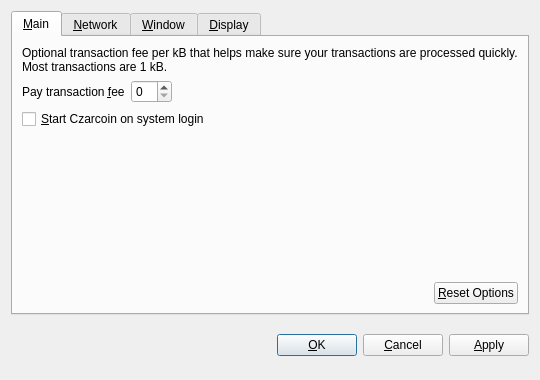
<?xml version="1.0" encoding="UTF-8"?>
<ui version="4.0">
 <class>OptionsDialog</class>
 <widget class="QDialog" name="OptionsDialog">
  <property name="geometry">
   <rect>
    <x>0</x>
    <y>0</y>
    <width>540</width>
    <height>380</height>
   </rect>
  </property>
  <property name="windowTitle">
   <string>Options</string>
  </property>
  <property name="modal">
   <bool>true</bool>
  </property>
  <layout class="QVBoxLayout" name="verticalLayout">
   <item>
    <widget class="QTabWidget" name="tabWidget">
     <property name="tabPosition">
      <enum>QTabWidget::North</enum>
     </property>
     <property name="currentIndex">
      <number>0</number>
     </property>
     <widget class="QWidget" name="tabMain">
      <attribute name="title">
       <string>&amp;Main</string>
      </attribute>
      <layout class="QVBoxLayout" name="verticalLayout_Main">
       <item>
        <widget class="QLabel" name="transactionFeeInfoLabel">
         <property name="text">
          <string>Optional transaction fee per kB that helps make sure your transactions are processed quickly. Most transactions are 1 kB.</string>
         </property>
         <property name="textFormat">
          <enum>Qt::PlainText</enum>
         </property>
         <property name="wordWrap">
          <bool>true</bool>
         </property>
        </widget>
       </item>
       <item>
        <layout class="QHBoxLayout" name="horizontalLayout_1_Main">
         <item>
          <widget class="QLabel" name="transactionFeeLabel">
           <property name="text">
            <string>Pay transaction &amp;fee</string>
           </property>
           <property name="textFormat">
            <enum>Qt::PlainText</enum>
           </property>
           <property name="buddy">
            <cstring>transactionFee</cstring>
           </property>
          </widget>
         </item>
         <item>
          <widget class="BitcoinAmountField" name="transactionFee"/>
         </item>
         <item>
          <spacer name="horizontalSpacer_1_Main">
           <property name="orientation">
            <enum>Qt::Horizontal</enum>
           </property>
           <property name="sizeHint" stdset="0">
            <size>
             <width>40</width>
             <height>20</height>
            </size>
           </property>
          </spacer>
         </item>
        </layout>
       </item>
       <item>
        <widget class="QCheckBox" name="bitcoinAtStartup">
         <property name="toolTip">
          <string>Automatically start Czarcoin after logging in to the system.</string>
         </property>
         <property name="text">
          <string>&amp;Start Czarcoin on system login</string>
         </property>
        </widget>
       </item>
       <item>
        <spacer name="verticalSpacer_Main">
         <property name="orientation">
          <enum>Qt::Vertical</enum>
         </property>
         <property name="sizeHint" stdset="0">
          <size>
           <width>20</width>
           <height>40</height>
          </size>
         </property>
        </spacer>
       </item>
       <item>
        <layout class="QHBoxLayout" name="horizontalLayout_2_Main">
         <item>
          <spacer name="horizontalSpacer_2_Main">
           <property name="orientation">
            <enum>Qt::Horizontal</enum>
           </property>
           <property name="sizeHint" stdset="0">
            <size>
             <width>40</width>
             <height>20</height>
            </size>
           </property>
          </spacer>
         </item>
         <item>
          <widget class="QPushButton" name="resetButton">
           <property name="toolTip">
            <string>Reset all client options to default.</string>
           </property>
           <property name="text">
            <string>&amp;Reset Options</string>
           </property>
           <property name="autoDefault">
            <bool>false</bool>
           </property>
          </widget>
         </item>
        </layout>
       </item>
      </layout>
     </widget>
     <widget class="QWidget" name="tabNetwork">
      <attribute name="title">
       <string>&amp;Network</string>
      </attribute>
      <layout class="QVBoxLayout" name="verticalLayout_Network">
       <item>
        <widget class="QCheckBox" name="mapPortUpnp">
         <property name="toolTip">
          <string>Automatically open the Czarcoin client port on the router. This only works when your router supports UPnP and it is enabled.</string>
         </property>
         <property name="text">
          <string>Map port using &amp;UPnP</string>
         </property>
        </widget>
       </item>
       <item>
        <widget class="QCheckBox" name="connectSocks">
         <property name="toolTip">
          <string>Connect to the Czarcoin network through a SOCKS proxy (e.g. when connecting through Tor).</string>
         </property>
         <property name="text">
          <string>&amp;Connect through SOCKS proxy:</string>
         </property>
        </widget>
       </item>
       <item>
        <layout class="QHBoxLayout" name="horizontalLayout_Network">
         <item>
          <widget class="QLabel" name="proxyIpLabel">
           <property name="text">
            <string>Proxy &amp;IP:</string>
           </property>
           <property name="textFormat">
            <enum>Qt::PlainText</enum>
           </property>
           <property name="buddy">
            <cstring>proxyIp</cstring>
           </property>
          </widget>
         </item>
         <item>
          <widget class="QValidatedLineEdit" name="proxyIp">
           <property name="maximumSize">
            <size>
             <width>140</width>
             <height>16777215</height>
            </size>
           </property>
           <property name="toolTip">
            <string>IP address of the proxy (e.g. 127.0.0.1)</string>
           </property>
          </widget>
         </item>
         <item>
          <widget class="QLabel" name="proxyPortLabel">
           <property name="text">
            <string>&amp;Port:</string>
           </property>
           <property name="textFormat">
            <enum>Qt::PlainText</enum>
           </property>
           <property name="buddy">
            <cstring>proxyPort</cstring>
           </property>
          </widget>
         </item>
         <item>
          <widget class="QLineEdit" name="proxyPort">
           <property name="maximumSize">
            <size>
             <width>55</width>
             <height>16777215</height>
            </size>
           </property>
           <property name="toolTip">
            <string>Port of the proxy (e.g. 9050)</string>
           </property>
          </widget>
         </item>
         <item>
          <widget class="QLabel" name="socksVersionLabel">
           <property name="text">
            <string>SOCKS &amp;Version:</string>
           </property>
           <property name="textFormat">
            <enum>Qt::PlainText</enum>
           </property>
           <property name="buddy">
            <cstring>socksVersion</cstring>
           </property>
          </widget>
         </item>
         <item>
          <widget class="QValueComboBox" name="socksVersion">
           <property name="toolTip">
            <string>SOCKS version of the proxy (e.g. 5)</string>
           </property>
          </widget>
         </item>
         <item>
          <spacer name="horizontalSpacer_Network">
           <property name="orientation">
            <enum>Qt::Horizontal</enum>
           </property>
           <property name="sizeHint" stdset="0">
            <size>
             <width>40</width>
             <height>20</height>
            </size>
           </property>
          </spacer>
         </item>
        </layout>
       </item>
       <item>
        <spacer name="verticalSpacer_Network">
         <property name="orientation">
          <enum>Qt::Vertical</enum>
         </property>
         <property name="sizeHint" stdset="0">
          <size>
           <width>20</width>
           <height>40</height>
          </size>
         </property>
        </spacer>
       </item>
      </layout>
     </widget>
     <widget class="QWidget" name="tabWindow">
      <attribute name="title">
       <string>&amp;Window</string>
      </attribute>
      <layout class="QVBoxLayout" name="verticalLayout_Window">
       <item>
        <widget class="QCheckBox" name="minimizeToTray">
         <property name="toolTip">
          <string>Show only a tray icon after minimizing the window.</string>
         </property>
         <property name="text">
          <string>&amp;Minimize to the tray instead of the taskbar</string>
         </property>
        </widget>
       </item>
       <item>
        <widget class="QCheckBox" name="minimizeOnClose">
         <property name="toolTip">
          <string>Minimize instead of exit the application when the window is closed. When this option is enabled, the application will be closed only after selecting Quit in the menu.</string>
         </property>
         <property name="text">
          <string>M&amp;inimize on close</string>
         </property>
        </widget>
       </item>
       <item>
        <spacer name="verticalSpacer_Window">
         <property name="orientation">
          <enum>Qt::Vertical</enum>
         </property>
         <property name="sizeHint" stdset="0">
          <size>
           <width>20</width>
           <height>40</height>
          </size>
         </property>
        </spacer>
       </item>
      </layout>
     </widget>
     <widget class="QWidget" name="tabDisplay">
      <attribute name="title">
       <string>&amp;Display</string>
      </attribute>
      <layout class="QVBoxLayout" name="verticalLayout_Display">
       <item>
        <layout class="QHBoxLayout" name="horizontalLayout_1_Display">
         <item>
          <widget class="QLabel" name="langLabel">
           <property name="text">
            <string>User Interface &amp;language:</string>
           </property>
           <property name="textFormat">
            <enum>Qt::PlainText</enum>
           </property>
           <property name="buddy">
            <cstring>lang</cstring>
           </property>
          </widget>
         </item>
         <item>
          <widget class="QValueComboBox" name="lang">
           <property name="toolTip">
            <string>The user interface language can be set here. This setting will take effect after restarting Czarcoin.</string>
           </property>
          </widget>
         </item>
        </layout>
       </item>
       <item>
        <layout class="QHBoxLayout" name="horizontalLayout_2_Display">
         <item>
          <widget class="QLabel" name="unitLabel">
           <property name="text">
            <string>&amp;Unit to show amounts in:</string>
           </property>
           <property name="textFormat">
            <enum>Qt::PlainText</enum>
           </property>
           <property name="buddy">
            <cstring>unit</cstring>
           </property>
          </widget>
         </item>
         <item>
          <widget class="QValueComboBox" name="unit">
           <property name="toolTip">
            <string>Choose the default subdivision unit to show in the interface and when sending coins.</string>
           </property>
          </widget>
         </item>
        </layout>
       </item>
       <item>
        <widget class="QCheckBox" name="displayAddresses">
         <property name="toolTip">
          <string>Whether to show Czarcoin addresses in the transaction list or not.</string>
         </property>
         <property name="text">
          <string>&amp;Display addresses in transaction list</string>
         </property>
        </widget>
       </item>
       <item>
        <widget class="QCheckBox" name="coinControlFeatures">
         <property name="toolTip">
          <string>Whether to show coin control features or not.</string>
         </property>
         <property name="text">
          <string>Display coin &amp;control features (experts only!)</string>
         </property>
        </widget>
       </item>
       <item>
        <spacer name="verticalSpacer_Display">
         <property name="orientation">
          <enum>Qt::Vertical</enum>
         </property>
         <property name="sizeHint" stdset="0">
          <size>
           <width>20</width>
           <height>40</height>
          </size>
         </property>
        </spacer>
       </item>
      </layout>
     </widget>
    </widget>
   </item>
   <item>
    <layout class="QHBoxLayout" name="horizontalLayout_Buttons">
     <item>
      <spacer name="horizontalSpacer_1">
       <property name="orientation">
        <enum>Qt::Horizontal</enum>
       </property>
       <property name="sizeHint" stdset="0">
        <size>
         <width>40</width>
         <height>48</height>
        </size>
       </property>
      </spacer>
     </item>
     <item>
      <widget class="QLabel" name="statusLabel">
       <property name="font">
        <font>
         <weight>75</weight>
         <bold>true</bold>
        </font>
       </property>
       <property name="text">
        <string/>
       </property>
       <property name="textFormat">
        <enum>Qt::PlainText</enum>
       </property>
       <property name="wordWrap">
        <bool>true</bool>
       </property>
      </widget>
     </item>
     <item>
      <spacer name="horizontalSpacer_2">
       <property name="orientation">
        <enum>Qt::Horizontal</enum>
       </property>
       <property name="sizeHint" stdset="0">
        <size>
         <width>40</width>
         <height>48</height>
        </size>
       </property>
      </spacer>
     </item>
     <item>
      <widget class="QPushButton" name="okButton">
       <property name="text">
        <string>&amp;OK</string>
       </property>
      </widget>
     </item>
     <item>
      <widget class="QPushButton" name="cancelButton">
       <property name="text">
        <string>&amp;Cancel</string>
       </property>
       <property name="autoDefault">
        <bool>false</bool>
       </property>
      </widget>
     </item>
     <item>
      <widget class="QPushButton" name="applyButton">
       <property name="text">
        <string>&amp;Apply</string>
       </property>
       <property name="autoDefault">
        <bool>false</bool>
       </property>
      </widget>
     </item>
    </layout>
   </item>
  </layout>
 </widget>
 <customwidgets>
  <customwidget>
   <class>BitcoinAmountField</class>
   <extends>QSpinBox</extends>
   <header>bitcoinamountfield.h</header>
  </customwidget>
  <customwidget>
   <class>QValueComboBox</class>
   <extends>QComboBox</extends>
   <header>qvaluecombobox.h</header>
  </customwidget>
  <customwidget>
   <class>QValidatedLineEdit</class>
   <extends>QLineEdit</extends>
   <header>qvalidatedlineedit.h</header>
  </customwidget>
 </customwidgets>
 <resources/>
 <connections/>
</ui>
